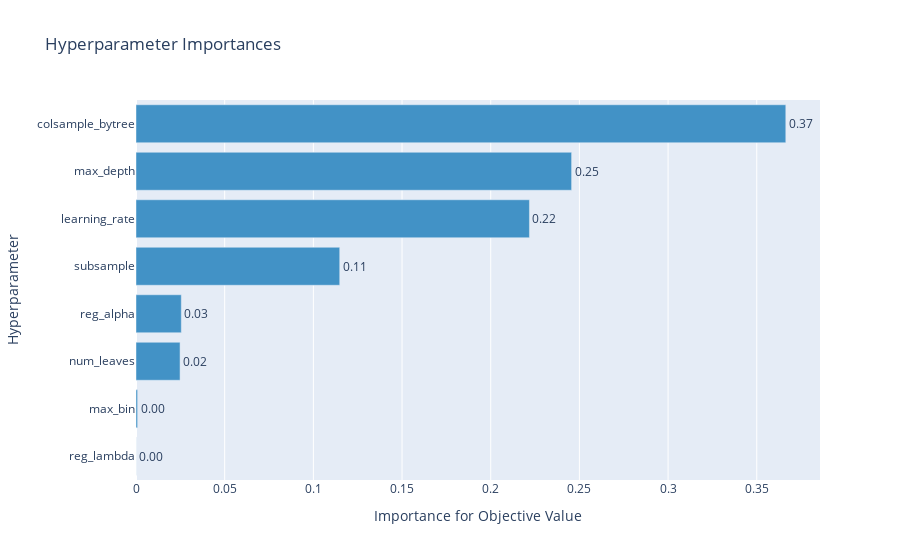

The notebook cell this image was saved under:
### Markdown cell above
### Optuna Visualization

* Optuna supported visualization list: https://optuna.readthedocs.io/en/stable/reference/visualization/index.html
* Installation list needed if you're using jupyter: https://github.com/plotly/plotly.py#installation

### Code cell
optuna.visualization.plot_param_importances(study)

### Figure 1 — Plotly figure (JSON) as saved in the notebook; plotly's stock layout.template omitted (floating-point values rounded to 4 significant figures)
{"data": [{"cliponaxis": false, "hovertemplate": ["reg_lambda (LogUniformDistribution): 4.201604313011952e-05<extra></extra>", "max_bin (IntUniformDistribution): 0.0008959469629660627<extra></extra>", "num_leaves (IntUniformDistribution): 0.02484250811866631<extra></extra>", "reg_alpha (LogUniformDistribution): 0.0255392280832513<extra></extra>", "subsample (UniformDistribution): 0.11486920215903064<extra></extra>", "learning_rate (LogUniformDistribution): 0.22183410203671422<extra></extra>", "max_depth (IntUniformDistribution): 0.24560559795398787<extra></extra>", "colsample_bytree (UniformDistribution): 0.3663713986422534<extra></extra>"], "marker": {"color": "rgb(66,146,198)"}, "orientation": "h", "text": ["4.201604313011952e-05", "0.0008959469629660627", "0.02484250811866631", "0.0255392280832513", "0.11486920215903064", "0.22183410203671422", "0.24560559795398787", "0.3663713986422534"], "textposition": "outside", "texttemplate": "%{text:.2f}", "type": "bar", "x": [4.202e-05, 0.0008959, 0.02484, 0.02554, 0.1149, 0.2218, 0.2456, 0.3664], "y": ["reg_lambda", "max_bin", "num_leaves", "reg_alpha", "subsample", "learning_rate", "max_depth", "colsample_bytree"]}], "layout": {"autosize": true, "showlegend": false, "title": {"text": "Hyperparameter Importances"}, "xaxis": {"autorange": true, "range": [0, 0.3857], "title": {"text": "Importance for Objective Value"}, "type": "linear"}, "yaxis": {"autorange": false, "range": [-0.5, 7.5], "title": {"text": "Hyperparameter"}, "type": "category"}}}
